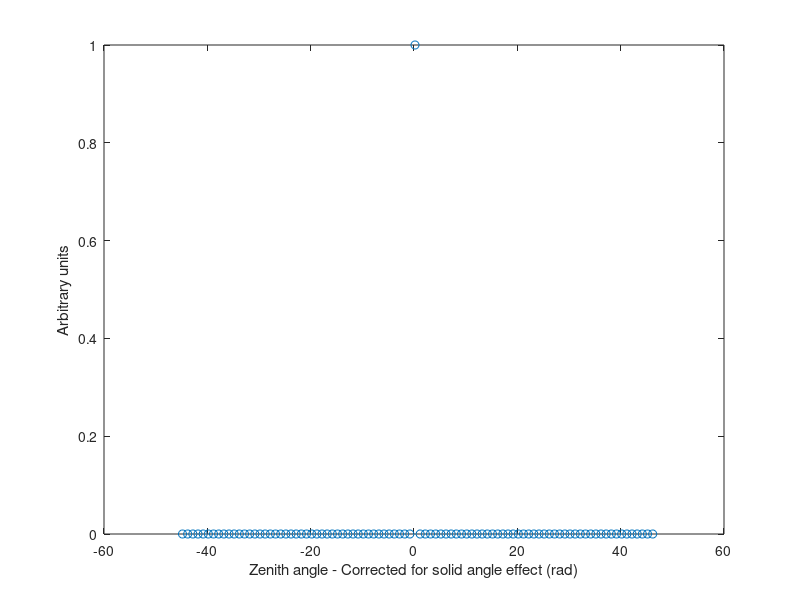
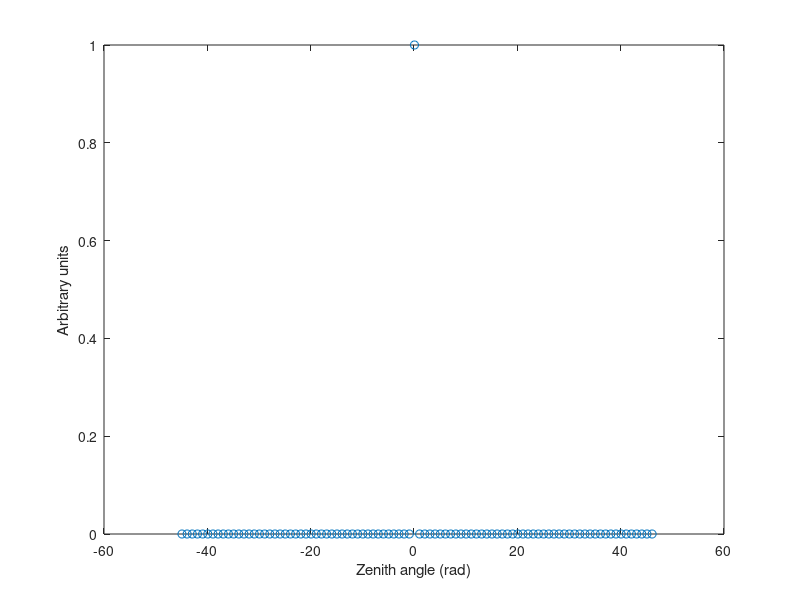
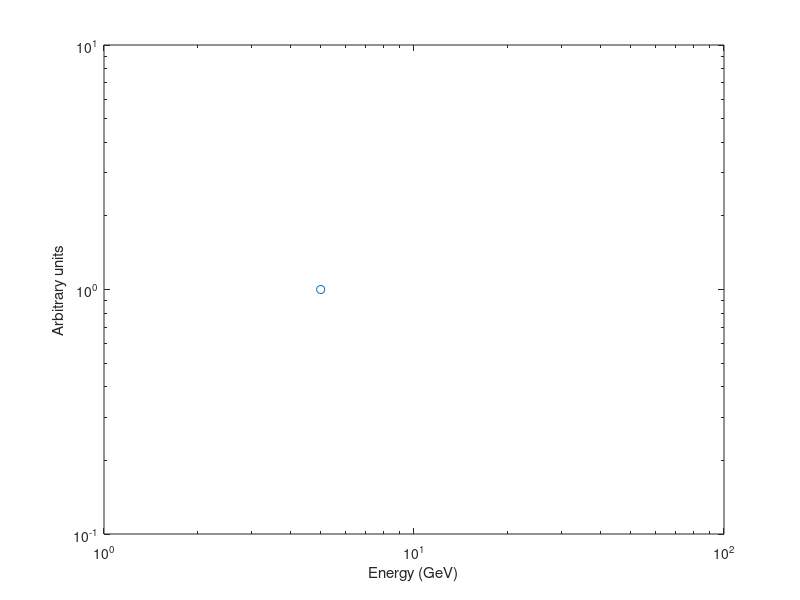

The MATLAB source for these figures, in order:
%%%%%%%%%%%%%%%%%%%%%%%%%%%%%%%%%%%%%%%%%%%%%%%
%
%   Geant4-MATLAB muon generator file (Version 1).
%   
%   This MATLAB script has been developed to facilitate the generation of the 
%   muon energy and angular histograms use with the Geant4 macro file. 
%   The script generates a look-up table that contains the sampled muon 
%   angles (actual and corrected for solid angle effect) and energies 
%   as well as histograms for muon angular and energy distributions.
%
%   This muon generation is based on a methodology that combines the 
%   Smith & Duller (1959) phenomenological model and statistical sampling 
%   algorithms. The inverse transform provides a means to generate samples from the 
%   muon angular distribution (corrected for solid angle effect). The Acceptance-Rejection 
%   method is used to generate samples from the actual muon angular
%   distribution (i.e., cosine squared). The Acceptance-Rejection 
%   method is also used to provide the energy component. Final output provides 
%   the user defined histograms for use in the Geant4 macro file.
%
%   For non-standard energy and angular distributions Geant4 requires the 
%   utilization of the General Particle Source module which via the 
%   G4GeneralParticleSource class allows specification of user defined 
%   angular and energy distributions. The user defined histograms are 
%   specified in macro files using the following commands:
%
%   1.	/gps/particle mu+ 	      (specify particle type)
%   2.	/gps/ang/type user 	      (user defined histogram)
%   3.	/gps/hist/type theta 	  (zenith angle histogram)
%   4.	/gps/hist/point Bt Wt 	  (angular histogram values)
%   5.	/gps/ene/type Arb 	      (user defined histogram)
%   6.	/gps/hist/type arb 	      (point-wise energy spectrum)
%   7.	/gps/hist/point Eh Hh 	  (energy spectrum values)
%   8.	/gps/hist/inter Lin 	  (interpolation scheme: Linear)
%   9.	/run/beamOn 1000	      (number of particles)
%
%   where a short explanation of each command appears in parentheses. 
%   The histograms represent differential functions and must be included 
%   one bin at a time. Angular histogram is described using the bin upper 
%   boundary and the area of the bin. Energy spectrum (point-wise) is 
%   described using the bin center and the height of the bin. The first 
%   value of each histogram must be the lower boundary of the bin and a 
%   dummy value that is not used.
%
%   Instructions: Run the file. On the command line set the minimum and 
%   maximum muon energy and the minimum and maximum zenith angle. 
%   Output:
%
%   1. The output "Muon_table" matrix contains the angles and energies 
%      of the sampled muons
%   2. The "User_defined_hist_energy" matrix contains the point-wise energy
%      (MeV) spectrum for the Geant4 macro file. Just copy paste to your Geant4 
%      macro file.
%   3. The "User_defined_hist_angle" matrix contains the zenith
%      angle (radians) histogram for the Geant4 macro file. Just copy paste to your 
%      Geant4 macro file.
%   4. The "User_defined_hist_angle_corrected" matrix contains the zenith
%      angle (radians) - corrected for the solid angle effect- histogram for 
%      the Geant4 macro file. Just copy paste to your Geant4 macro file.
%
%   This file is free for use. More details, examples and validation results 
%   can be found on the journal papers:
%   
%   S. Chatzidakis, S. Chrysikopoulou, L.H. Tsoukalas (2015)
%   "Developing a cosmic ray muon sampling capability for muon tomography
%   and monitoring applications", Nuclear Instruments and Methods in 
%   Phyics Research Section A, Vol. 804, pp. 33-42.
%
%   S. Chatzidakis, L.H. Tsoukalas (2015)
%   "A Geant4-MATLAB muon generator for Monte-Carlo simulations", 
%   URL: https://engineering.purdue.edu/~aisl/Stylianos_Publications.html
%
%   Users are kindly requested to cite the above journal papers in their
%   publications. Please comment. Thank you!
%
%%%%%%%%%%%%%%%%%%%%%%%%%%%%%%%%%%%%%%%%%%%%%%%
clear all;clc;
%%%%%%%%%%%%%%%%%%%%%%%%%%%%%%%%%%%%%%%%%%%%%%%
%
%   Set minimum and maximum muon energy (Validated range 1-100 GeV)
%
%%%%%%%%%%%%%%%%%%%%%%%%%%%%%%%%%%%%%%%%%%%%%%%
Emin=input('Enter minimum muon energy (GeV):');
Emax=input('Enter maximum muon energy (GeV):');
%%%%%%%%%%%%%%%%%%%%%%%%%%%%%%%%%%%%%%%%%%%%%%%
%
%   Set minimum and maximum muon zenith angle (Range 0-90o)
%
%%%%%%%%%%%%%%%%%%%%%%%%%%%%%%%%%%%%%%%%%%%%%%%
Theta_min=input('Enter minimum muon zenith angle (degrees):');
Theta_max=input('Enter maximum muon zenith angle (degrees):');
%%%%%%%%%%%%%%%%%%%%%%%%%%%%%%%%%%%%%%%%%%%%%%%
%
%   Set the desirable number of muons to be sampled
%
%%%%%%%%%%%%%%%%%%%%%%%%%%%%%%%%%%%%%%%%%%%%%%%
N=100000;                        
%%%%%%%%%%%%%%%%%%%%%%%%%%%%%%%%%%%%%%%%%%%%%%%
%
%    Phenomenological model constants
%
%%%%%%%%%%%%%%%%%%%%%%%%%%%%%%%%%%%%%%%%%%%%%%%
Alpha=0.002382;              % constant A
lambda=120;                  % absorption mean free path 120 g/cm2
kappa=2.645;                 % exponent (-)
bp=0.771; jp=148.16;         % correction factor (-); factor (GeV)
alpha = 0.0025;              % muon energy loss in GeV/g/cm2
rho = 0.76;                  % fraction of pion energy that is transferred to muon
y0=1000;                     % atmoshperic depth g/cm2
bm=0.8;Bm=1.041231831;       % correction factor (-); 
%%%%%%%%%%%%%%%%%%%%%%%%%%%%%%%%%%%%%%%%%%%%%%%
%
%   Inverse trasform and Accept-Reject method
%
%%%%%%%%%%%%%%%%%%%%%%%%%%%%%%%%%%%%%%%%%%%%%%%
%%%%%%%%%%%%%%%%%%%%%%%%%%%%%%%%%%%%%%%%%%%%%%%
%
%   Inverse trasform to sample muon zenith angle
%
%%%%%%%%%%%%%%%%%%%%%%%%%%%%%%%%%%%%%%%%%%%%%%%
theta1=Theta_min*pi/180;theta2=Theta_max*pi/180;
for i=1:N
tm=theta1+(theta2-theta1).*rand();
tm1=2*tm/(pi);
theta_corr(i)=acos((1-tm1)^(1/3));                                % select muon angle (in radians) - corrected for solid angle effect - using inverse transform
%%%%%%%%%%%%%%%%%%%%%%%%%%%%%%%%%%%%%%%%%%%%%%%
%
%    Step 2
%    Accept-Reject method to sample muon zenith angle 
%
%%%%%%%%%%%%%%%%%%%%%%%%%%%%%%%%%%%%%%%%%%%%%%%
%%%%%%%%%%%%%%%%%%%%%%%%%%%%%%%%%%%%%%%%%%%%%%%
%
%   Calculate maximum value of angular distribution
%
%%%%%%%%%%%%%%%%%%%%%%%%%%%%%%%%%%%%%%%%%%%%%%%
tm2=[theta1:0.01:theta2];                                % zenith angle lower and upper limits
theta3=cos(tm2).^2;                                      % angular distribution modelled as cosine squared
C4=max(theta3);                                          % maximum value of angular distribution
%%%%%%%%%%%%%%%%%%%%%%%%%%%%%%%%%%%%%%%%%%%%%%%
%
%   Actual angular muon spectrum
%   (i.e., cosine squared)
%
%%%%%%%%%%%%%%%%%%%%%%%%%%%%%%%%%%%%%%%%%%%%%%%
for k=1:1000000                       
    Theta_m1=(theta1+(theta2-theta1)*rand());            % select a random energy from uniform U(Theta_min,Theta_max)
    u=rand();                                            % select a random number from uniform U(0,1)
    f1=cos(Theta_m1)^2;                                  % calculate random variable X             
    f2=C4;                                            
    f3=f1/f2;                                            % f(y)/g(y)=f1/f2 where g(y)>f(y)
    if u<=f3                                             % if u<=f(y)/g(y) then set X=Y
        Muon_Theta(i)=Theta_m1;                          % accept zenith angle
        break
    end
end
%%%%%%%%%%%%%%%%%%%%%%%%%%%%%%%%%%%%%%%%%%%%%%%
%
%    Step 3
%    Accept-Reject method to sample muon energy 
%
%%%%%%%%%%%%%%%%%%%%%%%%%%%%%%%%%%%%%%%%%%%%%%%
%%%%%%%%%%%%%%%%%%%%%%%%%%%%%%%%%%%%%%%%%%%%%%%
%
%   Calculate maximum value of phenomenological model
%
%%%%%%%%%%%%%%%%%%%%%%%%%%%%%%%%%%%%%%%%%%%%%%%
Em=[Emin:0.1:Emax];                                                 % energy lower and upper limits
Ep=(Em+alpha*y0*(sec(Muon_Theta(i))-0.1))*(1/rho);
Pm=(0.1*cos(Muon_Theta(i)).*(1-(alpha*(y0*sec(Muon_Theta(i))-100)./(rho.*Ep)))).^(Bm./((rho.*Ep+100*alpha)*cos(Muon_Theta(i))));
f=Alpha.*Pm.*(Ep.^(-kappa))*lambda*bp*jp./(Ep.*cos(Muon_Theta(i))+bp*jp);
C6=max(f);                                                           % maximum value of phenomenological model
%%%%%%%%%%%%%%%%%%%%%%%%%%%%%%%%%%%%%%%%%%%%%%%
%
%   Muon energy sampling 
%  (for the previously selected muon angle Muon_Theta)
%
%%%%%%%%%%%%%%%%%%%%%%%%%%%%%%%%%%%%%%%%%%%%%%%
for m=1:1000000                       
    Em1=(Emin+(Emax-Emin)*rand());                           % select a random energy from uniform U(Emin,Emax)
    u=rand();                                                % select a random number from uniform U(0,1)
    Ep1=(Em1+alpha*y0*(sec(Muon_Theta(i))-0.1))*(1/rho);     % calculate pion energy
    Pm1=(0.1*cos(Muon_Theta(i))*(1-(alpha*(y0*sec(Muon_Theta(i))-100)/(rho*Ep1))))^(Bm/((rho*Ep1+100*alpha)*cos(Muon_Theta(i))));   % calculate probability
    f4=Alpha*Pm1*(Ep1^(-kappa))*lambda*bp*jp/(Ep1*cos(Muon_Theta(i))+bp*jp);    % calculate intensity based on sampled energy and angle             
    f5=C6;                                            
    f6=f4/f5;                                                 % f(y)/g(y)=f1/f2 where g(y)>f(y)
    if u<=f6                                                  % if u<=f(y)/g(y) then set X=Y
        Muon_Energy(i)=Em1;                                   % accept energy
        break
    end
end
end
%%%%%%%%%%%%%%%%%%%%%%%%%%%%%%%%%%%%%%%%%%%%%%%%%%%%%%%
%
%   Create a lookup table: 1st column is sampled muon angle (radians), 
%   second column is sampled muon angle -corrected for solid angle effect (radians)
%   third colum is sampled muon energy (GeV)
%
%%%%%%%%%%%%%%%%%%%%%%%%%%%%%%%%%%%%%%%%%%%%%%%%%%%%%%%
Muon_table=[Muon_Theta;theta_corr;Muon_Energy]';
%%%%%%%%%%%%%%%%%%%%%%%%%%%%%%%%%%%%%%%%%%%%%%%%%%%%%%%
%
%   Set bin size and produce histograms for plotting
%
%%%%%%%%%%%%%%%%%%%%%%%%%%%%%%%%%%%%%%%%%%%%%%%%%%%%%%%
bin1=2*(numel(Muon_Energy)^(1/3));      % bin size for energies selected according to Rice rule
[C,x2]=hist(Muon_Energy,bin1);
C1=C/trapz(x2,C);                       % normalization of the histogram
bin8=2*(numel(theta_corr)^(1/3));       % bin size for angles (corrected for solid angle effect) selected according to Rice rule
[C8,x8]=hist(theta_corr,bin8);
C9=C8/trapz(x8,C8);                     % normalzation of the histogram
bin10=2*(numel(Muon_Theta)^(1/3));      % bin size for angles selected according to Rice rule
[C10,x10]=hist(Muon_Theta,bin10);
C11=C10/trapz(x10,C10);                 % normalzation of the histogram
%%%%%%%%%%%%%%%%%%%%%%%%%%%%%%%%%%%%%%%%%%%%%%%%%%%%%%%
%
%   Calculate bin size and bin area for angular histogram
%
%%%%%%%%%%%%%%%%%%%%%%%%%%%%%%%%%%%%%%%%%%%%%%%%%%%%%%%
bin_size=(max(Muon_Theta)-min(Muon_Theta))/numel(x10);         % bin size            
C11a(1)=0;                                                     % dummy value
C11a(2:(numel(x10)+1))=bin_size.*C11;                          % area of bin
x11(1)=min(Muon_Theta);                                        % first bin lower boundary
x11(2:(numel(x10)+1))=x10+(bin_size/2);                        % bin upper boundary
%%%%%%%%%%%%%%%%%%%%%%%%%%%%%%%%%%%%%%%%%%%%%%%%%%%%%%%
%
%   Calculate bin size and bin area for angular histogram (corrected for
%   solid angle effect)
%
%%%%%%%%%%%%%%%%%%%%%%%%%%%%%%%%%%%%%%%%%%%%%%%%%%%%%%%
bin_size=(max(theta_corr)-min(theta_corr))/numel(x8);           % bin size            
C9a(1)=0;                                                       % dummy value
C9a(2:(numel(x8)+1))=bin_size.*C9;                              % area of bin
x9(1)=min(theta_corr);                                          % first bin lower boundary
x9(2:(numel(x8)+1))=x8+(bin_size/2);                            % bin upper boundary
%%%%%%%%%%%%%%%%%%%%%%%%%%%%%%%%%%%%%%%%%%%%%%%%%%%%%%%
%
%   Calculate bin center and height for point-wise energy spectrum
%
%%%%%%%%%%%%%%%%%%%%%%%%%%%%%%%%%%%%%%%%%%%%%%%%%%%%%%%
x3(1)=x2(1);                                             % first bin value
x3(2:(numel(x2)+1))=x2;                                  % bin centers
C2(1)=0;                                                 % dummy value
C2(2:(numel(x2)+1))=C1;                                  % bin height
%%%%%%%%%%%%%%%%%%%%%%%%%%%%%%%%%%%%%%%%%%%%%%%%%%%%%%%
%
%   Generate commands for use in Geant4 macro files
%
%%%%%%%%%%%%%%%%%%%%%%%%%%%%%%%%%%%%%%%%%%%%%%%%%%%%%%%
C3=repmat(['/gps/hist/point'], numel(x3),1);
C9b=repmat(['/gps/hist/point'], numel(x9),1);
C11b=repmat(['/gps/hist/point'], numel(x11),1);
%%%%%%%%%%%%%%%%%%%%%%%%%%%%%%%%%%%%%%%%%%%%%%%%%%%%%%%
%
%   Generate energy point wise spectrum (in MeV)
%
%%%%%%%%%%%%%%%%%%%%%%%%%%%%%%%%%%%%%%%%%%%%%%%%%%%%%%%
User_defined_hist_energy=[char(C3) blanks(numel(x3'))' num2str(x3'.*1000) blanks(numel(C2'))' num2str(C2')];
%%%%%%%%%%%%%%%%%%%%%%%%%%%%%%%%%%%%%%%%%%%%%%%%%%%%%%%
%
%   Generate zenith angle histogram (in radians)
%
%%%%%%%%%%%%%%%%%%%%%%%%%%%%%%%%%%%%%%%%%%%%%%%%%%%%%%%
User_defined_hist_angle=[char(C11b) blanks(numel(x11'))' num2str(x11') blanks(numel(C11a'))' num2str(C11a')];
%%%%%%%%%%%%%%%%%%%%%%%%%%%%%%%%%%%%%%%%%%%%%%%%%%%%%%%
%
%   Generate zenith angle histogram (in radians) - corrected for solid
%   angle effect
%
%%%%%%%%%%%%%%%%%%%%%%%%%%%%%%%%%%%%%%%%%%%%%%%%%%%%%%%
User_defined_hist_angle_corrected=[char(C9b) blanks(numel(x9'))' num2str(x9') blanks(numel(C9a'))' num2str(C9a')];
%%%%%%%%%%%%%%%%%%%%%%%%%%%%%%%%%%%%%%%%%%%%%%%%%%%%%%%
%
%   Plot histograms
%
%%%%%%%%%%%%%%%%%%%%%%%%%%%%%%%%%%%%%%%%%%%%%%%%%%%%%%%
figure(1)                       
plot(x8,C9,'o')                         % plot distribution of zenith angles - corrected for the solid angle effect.
xlabel('Zenith angle - Corrected for solid angle effect (rad)')
ylabel('Arbitrary units')
figure(2)                       
plot(x10,C11,'o')                         % plot distribution of zenith angles.
xlabel('Zenith angle (rad)')
ylabel('Arbitrary units')
figure(3)
loglog(x2,C1,'o')                         % plot distribution of muon energies
xlabel('Energy (GeV)')
ylabel('Arbitrary units')
%%%%%%%%%%%%%%%%%%%%%%%%%%%%%%%%%%%%%%%%%%%%%%%%%%%%%%%
%
%   Clear workspace
%
%%%%%%%%%%%%%%%%%%%%%%%%%%%%%%%%%%%%%%%%%%%%%%%%%%%%%%%
clearvars -except Muon_table User_defined_hist_energy User_defined_hist_angle User_defined_hist_angle_corrected    % clear workspace
